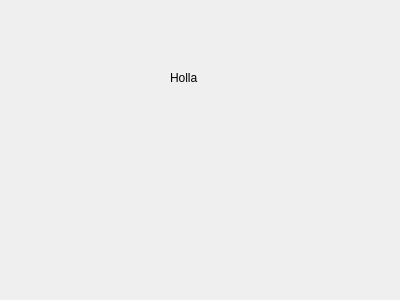
<?xml version="1.0" encoding="UTF-8"?>
<ui version="4.0">
 <class>Form</class>
 <widget class="QWidget" name="Form">
  <property name="geometry">
   <rect>
    <x>0</x>
    <y>0</y>
    <width>400</width>
    <height>300</height>
   </rect>
  </property>
  <property name="windowTitle">
   <string>Form</string>
  </property>
  <widget class="QLabel" name="label">
   <property name="geometry">
    <rect>
     <x>170</x>
     <y>70</y>
     <width>60</width>
     <height>16</height>
    </rect>
   </property>
   <property name="text">
    <string>Holla</string>
   </property>
  </widget>
 </widget>
 <resources/>
 <connections/>
</ui>
